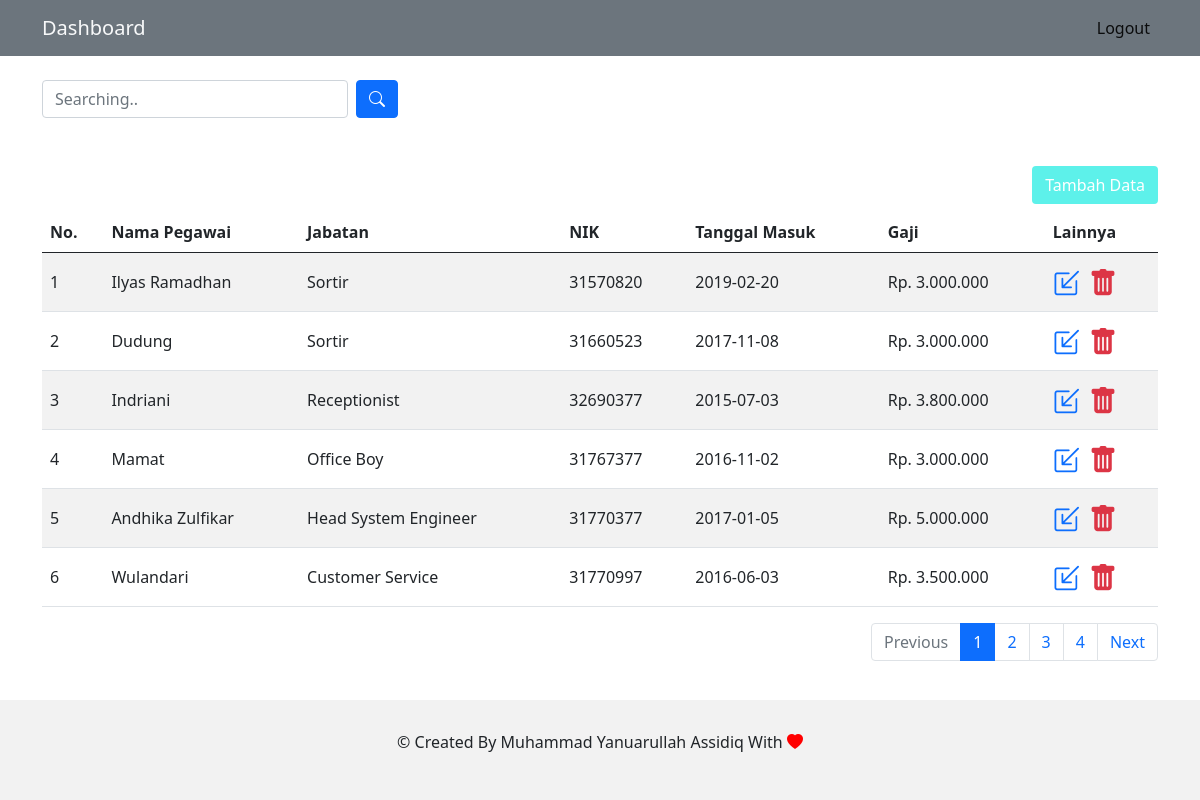
Page /index.php (signed in) on the committed database.
### tables this page shows
CREATE TABLE `data_pegawai` (
  `id` int(11) NOT NULL,
  `nama_pegawai` varchar(50) NOT NULL,
  `jabatan` varchar(50) NOT NULL,
  `nik` char(8) NOT NULL,
  `tanggal_masuk` varchar(30) NOT NULL,
  `gaji` int(15) NOT NULL
);

### myfunctions/functions.php (called while the page is built, shortened)
<?php
    $db = mysqli_connect("localhost", "root", "", "latihan");
    function queryLoop($query) {
        global $db;
        $result = mysqli_query($db, $query);
        $rows = [];
        while( $row = mysqli_fetch_assoc($result) ) {
        $rows[] = $row;
        }
        return $rows;
    }
    function rupiah($angka) {
        $hasil = "Rp. " . number_format($angka, "0", ",", ".");
        return $hasil;
    }
?>

### index.php (the view, shortened to what this page needs)
<?php
  require "myfunctions/functions.php";
  $jumlahDataPerHalaman = 6;
  $jumlahData = count(queryLoop("SELECT * FROM data_pegawai"));
  $jumlahHalaman = ceil($jumlahData / $jumlahDataPerHalaman);
  if( isset($_GET["p"]) ){
      $halamanAktif = $_GET["p"];
  } else{
      $halamanAktif = 1;
  }
  $awalData = ( $jumlahDataPerHalaman * $halamanAktif ) - $jumlahDataPerHalaman;
  $pegawai = queryLoop("SELECT * FROM data_pegawai ORDER BY id DESC LIMIT $awalData, $jumlahDataPerHalaman");
?>
<!doctype html>
<html lang="en">
  <head>
    <link href="https://cdn.jsdelivr.net/npm/bootstrap@5.1.0/dist/css/bootstrap.min.css" rel="stylesheet">
    <link rel="stylesheet" href="https://cdn.jsdelivr.net/npm/bootstrap-icons@1.5.0/font/bootstrap-icons.css">
    <link href="style/cantik.css" rel="stylesheet">
  </head>
  <body>
    <nav class="navbar navbar-expand-lg navbar-light bg-secondary">
      <div class="container">
        <a class="navbar-brand text-light hover-head" href="index.php">Dashboard</a>
        <div class="collapse navbar-collapse" id="navbarNav">
          <ul class="navbar-nav ms-auto">
            <li class="nav-item">
              <a class="nav-link active utility-btn" aria-current="page" href="page/logout.php">Logout</a>
            </li>
          </ul>
        </div>
      </div>
    </nav>
    <section class="container mt-4">
      <div class="row">
        <div class="col-md-4">
          <form action="" method="post" class="d-flex">
            <input type="text" autofocus autocomplete="off" class="form-control" id="keyword" placeholder="Searching.." name="keyword">
            <button class="btn btn-primary ms-2" name="cari">
              <i class="bi bi-search"></i>
            </button>
          </form>
        </div>
      </div>
    </section>
    <section class="container d-flex flex-row-reverse mt-5 hover-a">
        <a href="page/tambah.php" class="text-decoration-none text-white btn btn-tambahdata">Tambah Data</a>
    </section>
    <section class="container tabel mt-2" id="table">
      <div class="row">
        <div class="col-md-12">
          <table class="table table-striped table-hover">
            <thead>
              <tr>
                <th>No.</th>
                <th>Nama Pegawai</th>
                <th>Jabatan</th>
                <th>NIK</th>
                <th>Tanggal Masuk</th>
                <th>Gaji</th>
                <th>Lainnya</th>
              </tr>
            </thead>
            <tbody>
              <?php $i = 1; ?>
              <?php foreach( $pegawai as $row ) : ?>
              <tr>
                <td class="align-middle"><?= $i + $awalData; ?></td>
                <td class="align-middle"><?= $row["nama_pegawai"]; ?></td>
                <td class="align-middle"><?= $row["jabatan"]; ?></td>
                <td class="align-middle"><?= $row["nik"]; ?></td>
                <td class="align-middle"><?= $row["tanggal_masuk"]; ?></td>
                <td class="align-middle"><?= rupiah($row["gaji"]); ?></td>
                <td>
                  <a href="page/ubah.php?id=<?= $row["id"]; ?>" class="fs-3"><i class="bi bi-box-arrow-in-down-left"></i></a>
                  <a href="page/hapus.php?id=<?= $row["id"]; ?>" onclick="return confirm('Apakah anda yakin ingin menghapus data ini?')" class="fs-3 text-danger ms-1"><i class="bi bi-trash-fill delete-btn"></i></a>
                </td>
              </tr>
              <?php $i++ ?>
              <?php endforeach; ?>
            </tbody>
          </table>
        </div>
      </div>
    </section>
    <?php if( !isset($_POST["cari"]) ) : ?>
      <section class="container" id="pagination">
        <nav aria-label="Page navigation example">
          <ul class="pagination justify-content-end">
            <?php if( $halamanAktif > 1 ) : ?>
              <li class="page-item">
                <a class="page-link" href="?p=<?= $halamanAktif - 1 ; ?>">Previous</a>
              </li>
            <?php else : ?>
              <li class="page-item disabled">
                <a class="page-link">Previous</a>
              </li>
            <?php endif; ?>
            <?php for( $i = 1; $i <= $jumlahHalaman; $i++ ) : ?>
              <?php if( $i == $halamanAktif ) : ?>
                <li class="page-item active"><a class="page-link" href="?p=<?= $i; ?>"><?= $i; ?></a></li>
              <?php else :?>
                <li class="page-item"><a class="page-link" href="?p=<?= $i; ?>"><?= $i; ?></a></li>
              <?php endif; ?>
            <?php endfor; ?>
            <?php if( $halamanAktif < $jumlahHalaman ) : ?>
              <li class="page-item">
                <a class="page-link" href="?p=<?= $halamanAktif + 1; ?>">Next</a>
              </li>
            <?php else : ?>
              <li class="page-item disabled">
                <a class="page-link">Next</a>
              </li>
            <?php endif; ?>
          </ul>
        </nav>
      </section>
    <?php endif; ?>
    <footer class="text-center">
      <p>&copy; Created By <a href="https://github.com/arul2101" class="text-reset" target="_blank">Muhammad Yanuarullah Assidiq</a> With <i class="bi bi-heart-fill"></i> </p>
    </footer>
  </body>
</html>

### style/cantik.css (style rules this page uses)
body { min-height: 100vh; }
.btn-tambahdata { background-color: rgb(93, 241, 234) !important; }
footer { position: sticky; top: 100%; background-color: rgba(0, 0, 0, 0.05); padding: 30px; }
footer i { color: red; }
footer a { text-decoration: none; }

### rows in the picture
data_pegawai: awalData "1", nama_pegawai "Ilyas Ramadhan", jabatan "Sortir", nik "31570820", tanggal_masuk "2019-02-20", gaji "Rp. 3.000.000"
data_pegawai: awalData "2", nama_pegawai "Dudung", jabatan "Sortir", nik "31660523", tanggal_masuk "2017-11-08", gaji "Rp. 3.000.000"
data_pegawai: awalData "3", nama_pegawai "Indriani", jabatan "Receptionist", nik "32690377", tanggal_masuk "2015-07-03", gaji "Rp. 3.800.000"
data_pegawai: awalData "4", nama_pegawai "Mamat", jabatan "Office Boy", nik "31767377", tanggal_masuk "2016-11-02", gaji "Rp. 3.000.000"
data_pegawai: awalData "5", nama_pegawai "Andhika Zulfikar", jabatan "Head System Engineer", nik "31770377", tanggal_masuk "2017-01-05", gaji "Rp. 5.000.000"
data_pegawai: awalData "6", nama_pegawai "Wulandari", jabatan "Customer Service", nik "31770997", tanggal_masuk "2016-06-03", gaji "Rp. 3.500.000"
